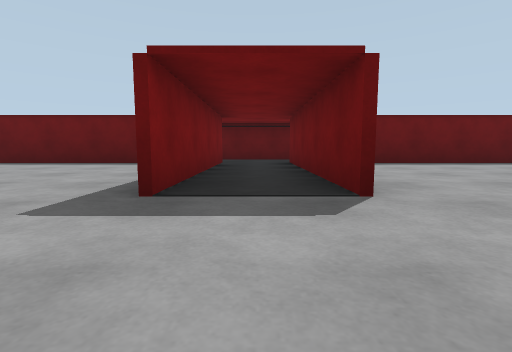
[1] (above)

16 first-person views from a walk through a Gazebo world. The camera is 0.72 m above the floor, tilts 6° down and sees 85° across. The floor is counted in squares, 2 m on a side. Each view is taken from the middle of a square. On the plan, view 1 faces up. The plan holds only what a view shows up to about 9 squares ahead; the rest is blank. The place goes on beyond the plan.

[2]
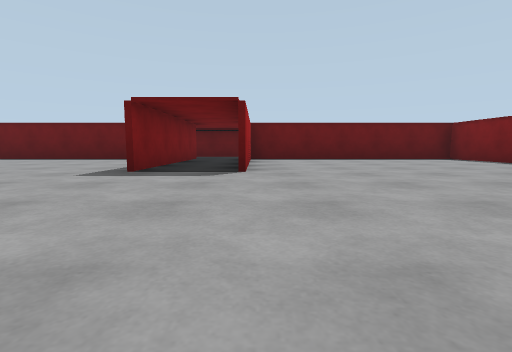

[3]
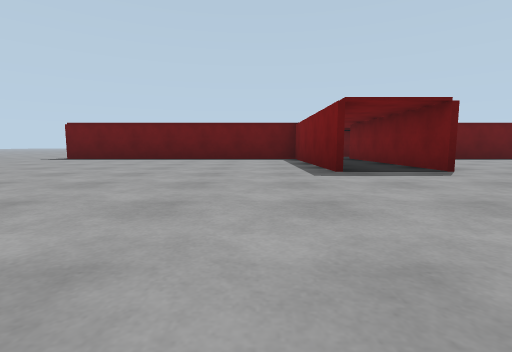

[4]
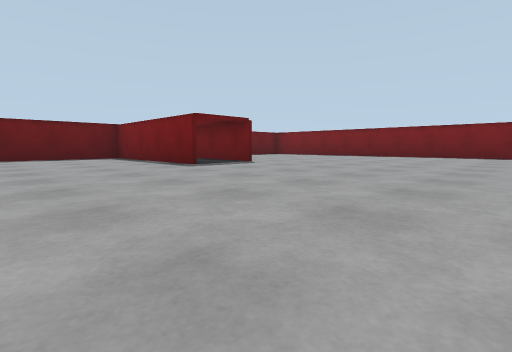

[5]
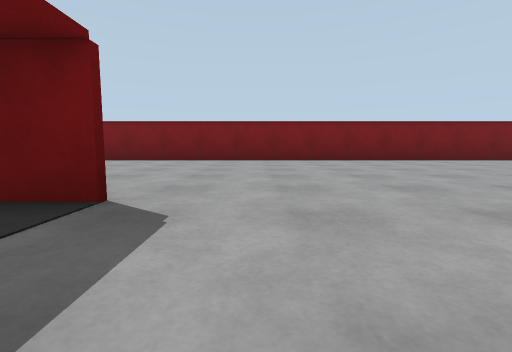

[6]
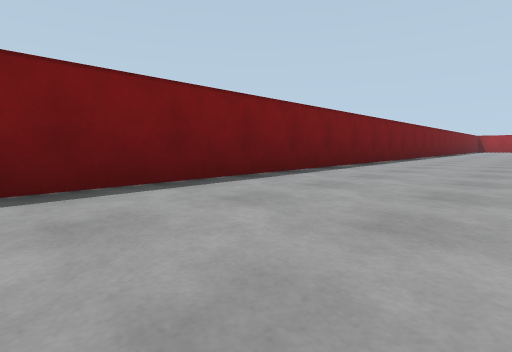

[7]
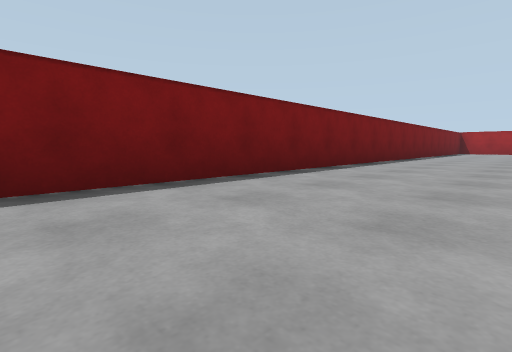

[8]
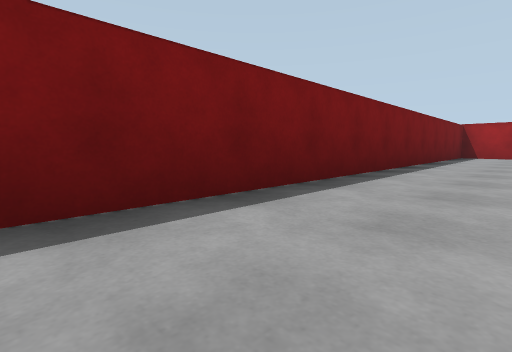

[9]
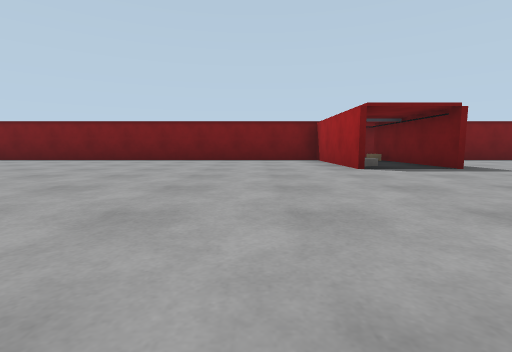

[10]
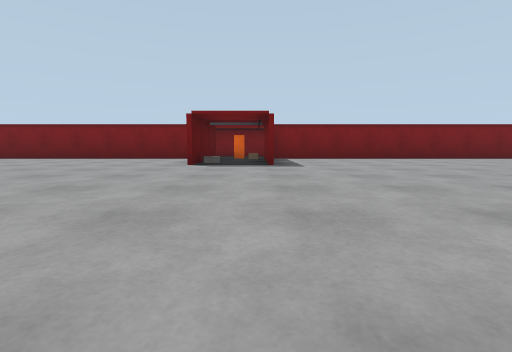

[11]
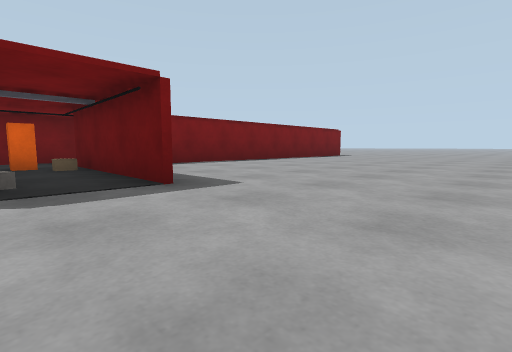

[12]
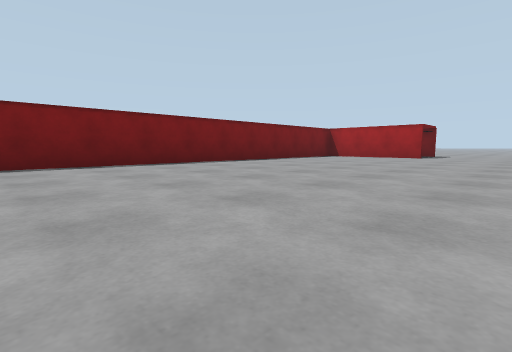

[13]
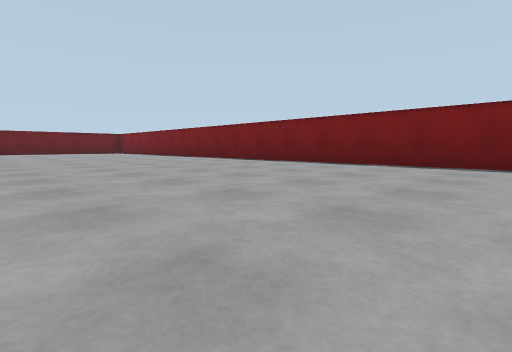

[14]
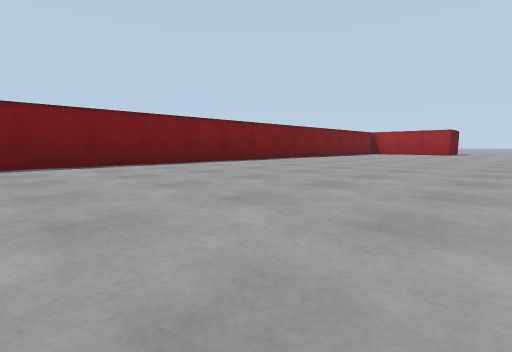

[15]
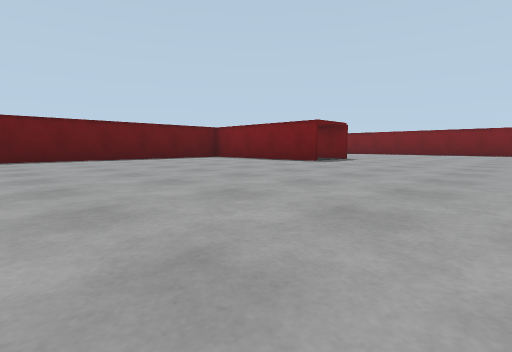

[16]
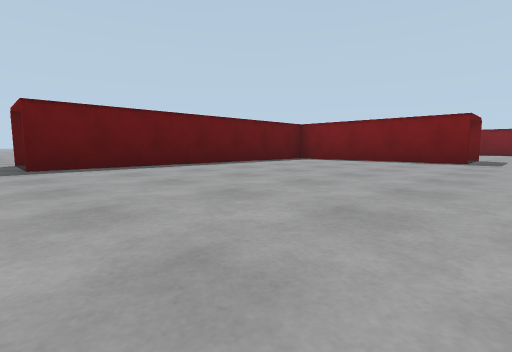

### Floor plan
Points are (right, up) in squares from view 1. A wall is a line through its corners. A room is listed if a view was taken in it or the views show most of it. See-through windows are left out.
Room 1 (views 1, 2, 3, 4, 5, 6, 7, 8, 9, 10, 11, 12, 13, 14, 15, 16)
walls: (6.6, -14.5) (6.6, -13.4); (6.6, -11.5) (6.6, -0.4); (5.4, -24.7) (6.5, -24.7); (6.4, -24.8) (5.4, -24.8); (3.4, -26.3) (4.5, -26.3); (-0.8, 1.9) (-0.8, 6.1) (-7.5, 6.1); (0.8, 1.9) (0.8, 6.2); (6.6, 1.5) (6.6, 6.1) (0.8, 6.1); (8.2, -26.6) (8.2, -25.2); (6.6, -28.5) (6.6, -26.5); (0.9, 5.4) (0.9, 2.2); (-0.7, 6.2) (-0.7, 1.9); (6.6, -31.5) (6.6, -30.4)
ways out: opening at (-8, 6); opening at (0, 7)
objects: grey box (4, -25); grey box (5, -26) to (5, -25); crate (6, -27); black cylinder (6, -26); orange box (7, -26); other object (7, -25) to (7, -15)

Where each view was taken, in squares from view 1:
view 1: 0 up, 0 right, facing up
view 2: 2 down, 1 right, facing up
view 3: 2 down, 2 left, facing up
view 4: 3 down, 4 left, facing up-right
view 5: 1 up, 1 left, facing right
view 6: 2 down, 4 right, facing down-right
view 7: 8 down, 4 right, facing down-right
view 8: 14 down, 5 right, facing down-right
view 9: 23 down, 1 left, facing right
view 10: 26 down, 2 left, facing right
view 11: 25 down, 1 right, facing down-right
view 12: 15 down, 1 right, facing down-right
view 13: 10 down, 1 right, facing up-right
view 14: 11 down, 1 right, facing down-right
view 15: 2 down, 7 left, facing up-right
view 16: 1 up, 8 left, facing up-right
